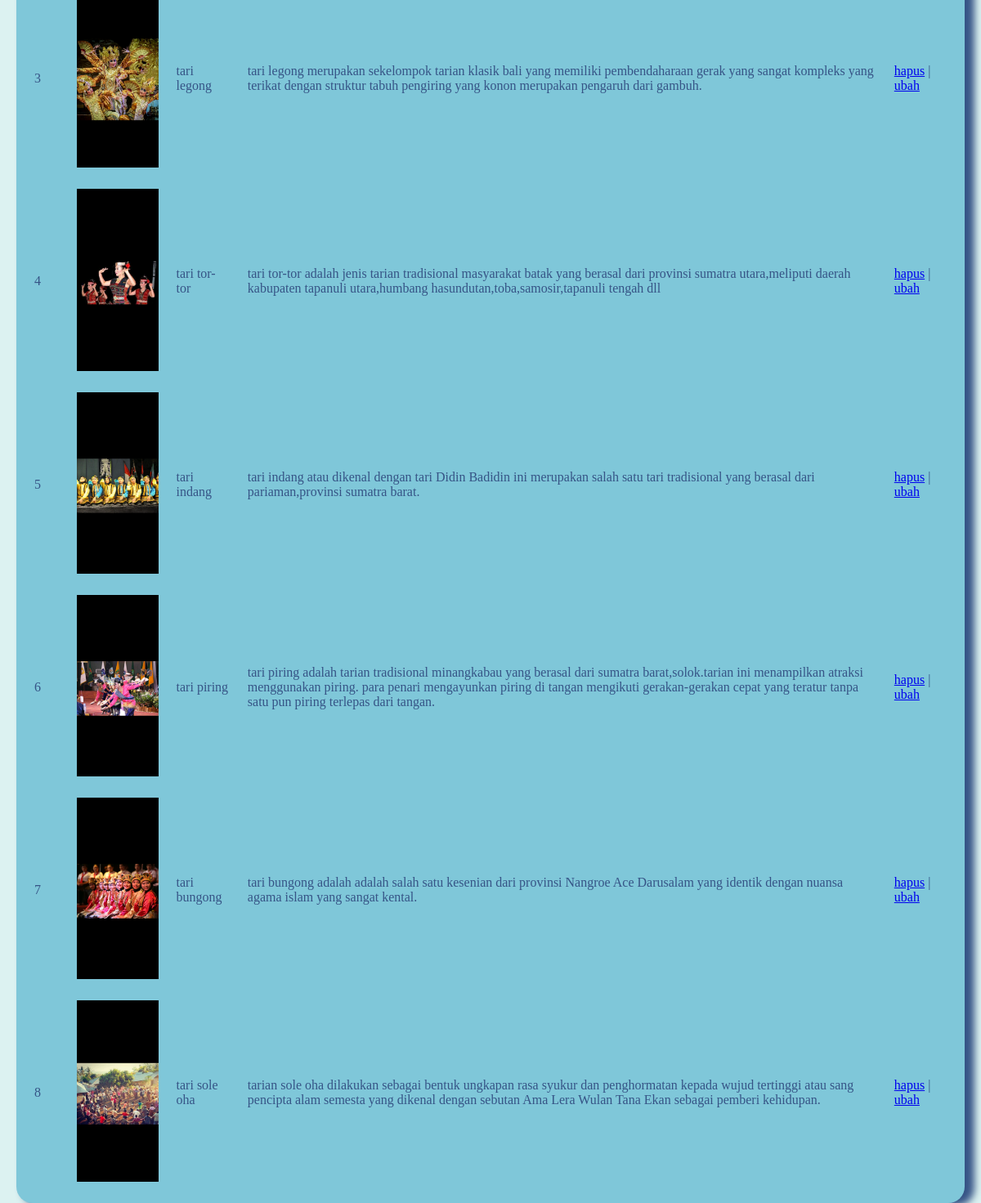
The page /admin.php (signed in) on the database its author committed.
### tables this page shows
CREATE TABLE `albumfoto` (
  `id` int(11) NOT NULL,
  `foto` varchar(255) NOT NULL,
  `judul` varchar(255) NOT NULL,
  `deskripsi` text NOT NULL
);

### function.php (called while the page is built)
<?php
    $koneksi = mysqli_connect("localhost","root","", "database_galerifoto1");
    function query($query){
        global $koneksi;
        $result = mysqli_query($koneksi,$query);
        $rows=[];
        while($row= mysqli_fetch_assoc($result)){
            $rows[]=$row;
        };
        return $rows;
    }
?>

### admin.php (the view, shortened to what this page needs)
<?php
    require"function.php";
    $datas= query("SELECT * FROM albumfoto");
?>
<!DOCTYPE html>
<html lang="en">
<head>
    <link rel="stylesheet" href="css/admin.css">
</head>
<body>
   <div class="wrap-card">
    <table  >
        <tbody>
            <?php    $i=1; ?>
            <?php foreach($datas as $key){ ?>
                <tr>
                    <td> <?= $i; ?> </td>
                    <td><img src="img/<?= $key["foto"]; ?> " width="100px"></td>
                    <td><?= $key["judul"]; ?></td>
                    <td><?= $key["deskripsi"]; ?></td>
                    <td>
                        <a href="hapus.php?id=<?= $key["id"] ?>" onclick="return confirm('yakin?')">hapus</a> |
                        <a href="update.php?id=<?= $key["id"] ?>">ubah</a>
                    </td>
                </tr>
            <?php  $i++; ?>
            <?php }; ?>
        </tbody>
    </table>
    </div>
</body>
</html>

### css/admin.css (style rules this page uses)
* { margin:0; padding:0; box-sizing: border-box; }
body { background-color: #DCF2F1; width: 100%; height: 100%; display: flex; justify-content: center; padding: 20px; }
table tbody tr:nth-child(even) { background-color: #7FC7D9; }
table tbody tr td { padding: 10px 10px; }
body { width: 100%; height: 100vh; background-color: #DCF2F1; display: flex; justify-content: center; align-items: center; }
.wrap-card { padding:10px; display: flex; flex-direction: column; background-color: #7FC7D9; border-radius: 20px; color: #365486; box-shadow: 10px 2px 10px 2px #365486; }

### rows shown on the page
albumfoto: foto (picture), judul "tari legong", deskripsi "tari legong merupakan sekelompok tarian klasik bali yang memiliki pembendaharaan gerak yang sangat kompleks yang terikat dengan struktur tabuh pengiring yang konon merupakan pengaruh dari gambuh."
albumfoto: foto (picture), judul "tari tor-tor", deskripsi "tari tor-tor adalah jenis tarian tradisional masyarakat batak yang berasal dari provinsi sumatra utara,meliputi daerah kabupaten tapanuli utara,humbang hasundutan,toba,samosir,tapanuli tengah dll"
albumfoto: foto (picture), judul "tari indang", deskripsi "tari indang atau dikenal dengan tari Didin Badidin ini merupakan salah satu tari tradisional yang berasal dari pariaman,provinsi sumatra barat."
albumfoto: foto (picture), judul "tari piring", deskripsi "tari piring adalah tarian tradisional minangkabau yang berasal dari sumatra barat,solok.tarian ini menampilkan atraksi menggunakan piring. para penari mengayunkan piring di tangan mengikuti gerakan-gerakan cepat yang teratur tanpa satu pun piring terlepas dari tangan."
albumfoto: foto (picture), judul "tari bungong", deskripsi "tari bungong adalah adalah salah satu kesenian dari provinsi Nangroe Ace Darusalam yang identik dengan nuansa agama islam yang sangat kental."
albumfoto: foto (picture), judul "tari sole oha", deskripsi "tarian sole oha dilakukan sebagai bentuk ungkapan rasa syukur dan penghormatan kepada wujud tertinggi atau sang pencipta alam semesta yang dikenal dengan sebutan Ama Lera Wulan Tana Ekan sebagai pemberi kehidupan."
